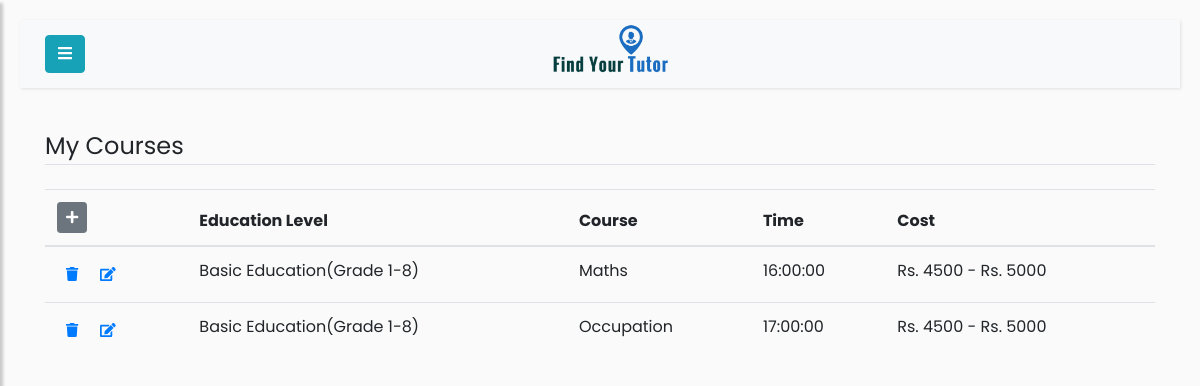
The page /tutor/my-courses (signed in) on the database its author committed.
### app/models.py (models this page shows)
class Mycourse(db.Model):
    id = db.Column(db.Integer, primary_key=True)
    user_id = db.Column(db.Integer, db.ForeignKey('user.id'))
    course_id = db.Column(db.Integer, db.ForeignKey('course.id'))
    time = db.Column(db.Time)
    cost = db.Column(db.String(64))

class Course(db.Model):
    id = db.Column(db.Integer, primary_key=True)
    course_title = db.Column(db.String(100), nullable=False)
    course_level = db.Column(db.String(100), nullable=False)
    course_description = db.Column(db.String(1000))
    mycourse = db.relationship('Mycourse', backref='Course', cascade="all, delete")

### app/routes.py (the view)
@app.route('/tutor/my-courses', methods=['POST', 'GET'])
@login_required
def tutor_courses():
    user = User.query.filter_by(username=current_user.username).first()
    my_courses = Mycourse.query.filter_by(user_id=current_user.id)
    form = MyCourseForm()
    form.create_cost_choices()
    if user.username == current_user.username and not is_tutor(user):
        return redirect(url_for('student'))
    elif user.username == current_user.username and is_tutor(user):
        tutor=Tutor.query.filter_by(user_id=user.id).first()
        return render_template("my-courses.html", user=user, tutor=tutor,
         profilepic=fetch_profile_pic(tutor), my_courses=my_courses ,form=form)

### app/forms.py (called while the page is built)
def create_choices_from_list(lists):
    choices = []
    for L in lists:
        choices.append((L, L))
    return choices

    def create_cost_choices(self):
        cost = []
        for d in range(500, 5500, 500):
            cost.append('Rs. ' + str(d - 500) + ' - ' + 'Rs. ' + str(d))
        cost_choice = create_choices_from_list(cost)
        self.cost.choices = cost_choice

### app/models.py (called while the page is built)
@login_manager.user_loader
def load_user(id):
    return User.query.get(int(id))

### app/routes.py (called while the page is built)
def is_tutor(user):
    if user.role == 'tutor':
        return True
    elif user.role == 'student':
        return False
    elif user.role == 'admin':
        return False

def fetch_profile_pic(user_obj):
    try:
        pic_name_from_db = getattr(user_obj, 'profile_pic')
        picture_path = os.path.join(app.root_path, 'static/profile_pics')
        if pic_name_from_db in os.listdir(picture_path):
            profile_pic = url_for('static',filename='profile_pics/' + pic_name_from_db)
            return profile_pic
        return fetch_default_profile_pic(user_obj)
    except:
        return fetch_default_profile_pic(user_obj)

### app/templates/my-courses.html (shortened to what this page needs)
{% if user.role=='student' %}
    {% extends 'student.html' %}
{% else %}
    {% extends 'tutor.html' %}
{% endif %}
{% block content %}
<div class="container">
    <legend class="border-bottom mb-4">My Courses</legend>
    <div class='table-responsive'>
        <table class='table table-hover' id='my-courses-table'>
           <thead>
               <tr>
                    <th scope="col">
                        <a href="{{ url_for('courses') }}" class="btn btn-secondary btn-sm" id='add-new-course'>
                            <i class="fas fa-plus"></i>
                        </a>
                    </th>
                    <th scope="col">Education Level</th>
                    <th scope="col">Course</th>
                    <th scope="col">Time</th>
                    <th scope="col">Cost</th>
               </tr>
           </thead>
           <tbody>
            {% for my_course in my_courses %}
                <tr>
                    <th scope="row">
                        <a class="btn btn-link btn-sm"
                            href="{% if user.role=='tutor' %} {{url_for('delete_tutor_courses', id=my_course.id)}} {% else %} {{url_for('delete_student_courses', id=my_course.id)}} {% endif %} ">
                            <i class="fas fa-trash"></i>
                        </a>
                        <button class="btn btn-link btn-sm edit-btn">
                            <i class="fas fa-edit"></i>
                        </button>
                    </th>
                    <td> {{ my_course.Course.course_level or ''}} </td>
                    <td> {{ my_course.Course.course_title or '' }} </td>
                    <td> {{ my_course.time or '' }} </td>
                    <td> {{ my_course.cost or ''}} </td>
                </tr>
            {% endfor %}
           </tbody>
        </table>
    </div>
</div>
{% endblock %}

### rows shown on the page
Mycourse: Course "Basic Education(Grade 1-8)", Course "Maths", time "16:00:00", cost "Rs. 4500 - Rs. 5000"
Mycourse: Course "Basic Education(Grade 1-8)", Course "Occupation", time "17:00:00", cost "Rs. 4500 - Rs. 5000"
